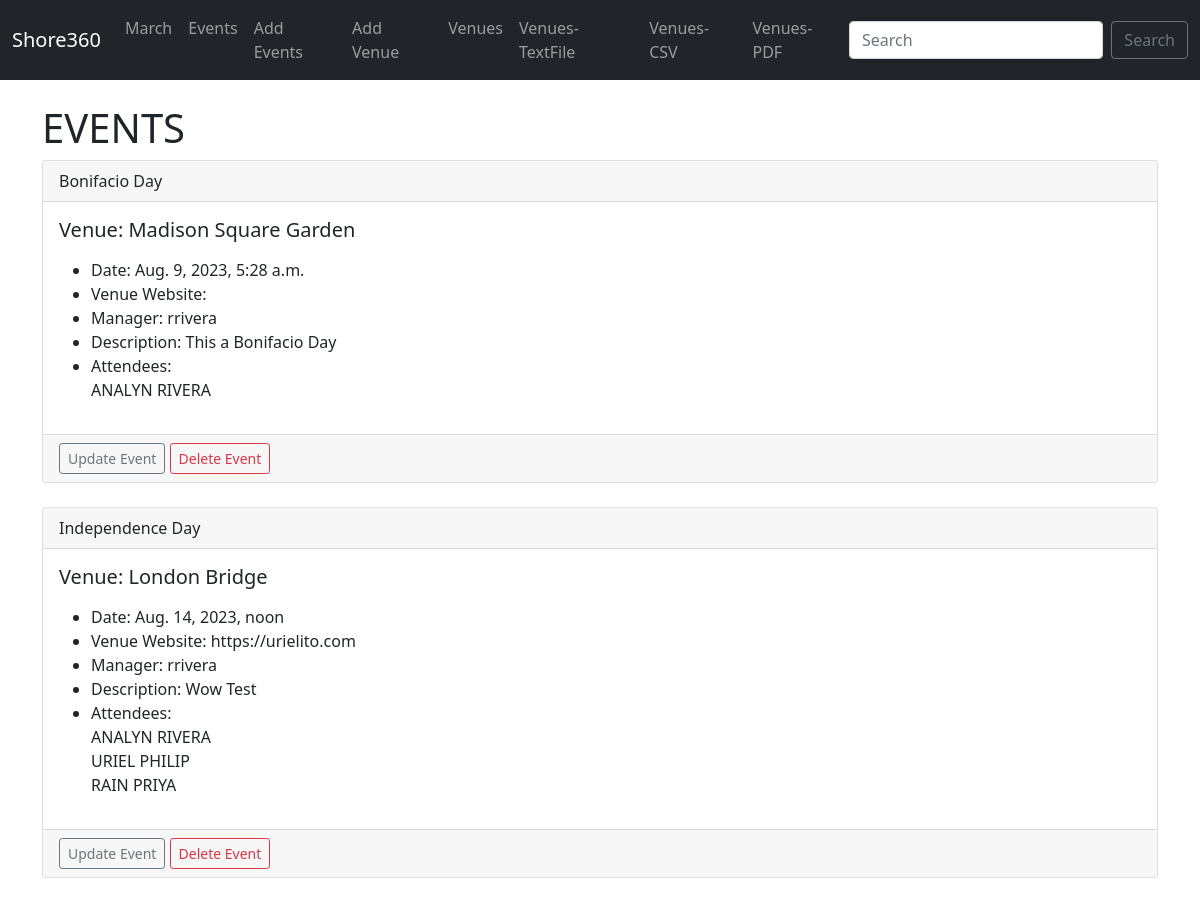
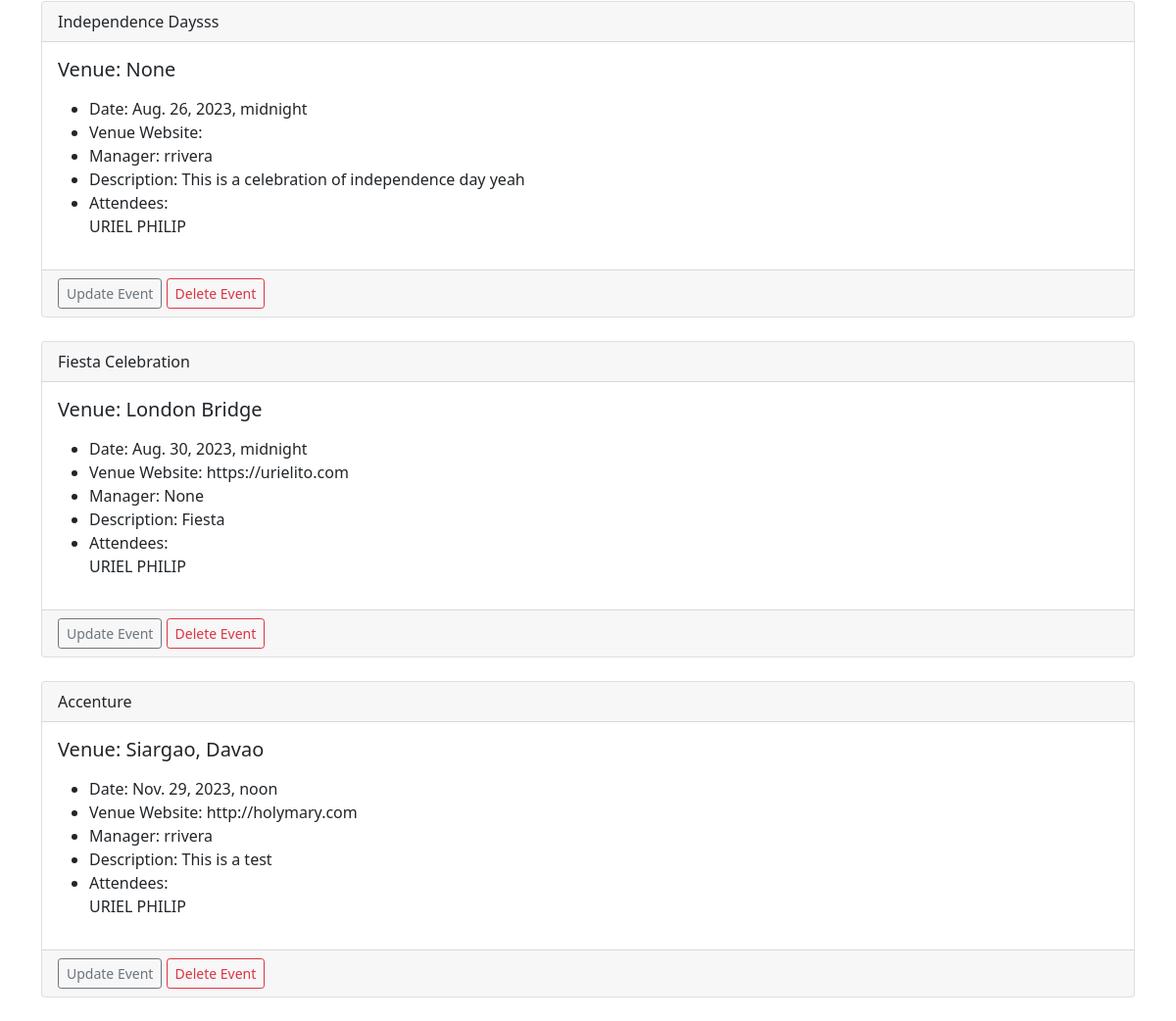
Screenshot of /events/ with the database file from the repository (2 pictures, top to bottom).
### events/models.py (models this page shows)
class Event(models.Model):
    name = models.CharField('Event Name', max_length=120)
    event_date = models.DateTimeField('Event Date')
    venue = models.ForeignKey(Venue, blank = True, null=True, on_delete=models.CASCADE)
    manager = models.ForeignKey(User, blank=True, null=True, on_delete=models.SET_NULL)
    description = models.TextField(blank=True)
    attendees = models.ManyToManyField(MyClubUser, blank=True)
    def __str__(self):
        return self.name

class Venue(models.Model):
    name = models.CharField('Venue Name', max_length=120)
    address = models.CharField(max_length=300)
    zip_code = models.CharField('Zip Code', max_length=20)
    phone = models.CharField('Contact Phone',max_length=20, blank=True)
    web = models.URLField('Website Address', blank=True)
    email_address = models.EmailField('Email Address', blank=True)
    def __str__(self):
        return self.name

class MyClubUser(models.Model):
    first_name = models.CharField(max_length=30)
    last_name = models.CharField(max_length=30)
    email = models.EmailField('User Email')
    def __str__(self):
        return self.first_name + ' ' + self.last_name

### events/views.py (the view)
# urls.py: path('events/', views.all_events, name="list-events"),
def all_events(request):
	event_list = Event.objects.all().order_by('event_date')
	return render(request,'events/event_list.html',
	       {'event_list': event_list})

### events/templates/events/event_list.html
{% extends 'events/base.html' %}
{% block content %}
    <h1>EVENTS</h1>
        {% for event in event_list %}
        <div class="card">
            <div class="card-header">
                {{ event }}
            </div>
            <div class="card-body">
              <h5 class="card-title">
                Venue:   {{ event.venue }}
              </h5>
              <p class="card-text">
                <ul>
                    <li>Date:   {{ event.event_date }}  </li>
                    <li>Venue Website:   {{ event.venue.web }}  </li>
                    <li>Manager:   {{ event.manager }}  </li>
                    <li>Description:   {{ event.description }}  </li>
                    <li>Attendees: <br/>
                        {% for user in event.attendees.all %}
                            {{ user }} <br/>
                        {% endfor %}
                    </li>
                </ul>
              </p>
            </div>
              <div class="card-footer text-muted">
                <a href="{% url 'update-event' event.id %}" class="btn btn-outline-secondary btn-sm">Update Event</a>
                <a href="{% url 'delete-event' event.id %}" class="btn btn-outline-danger btn-sm">Delete Event</a>
              </div>
          </div>
          <br/>
        {% endfor %}
{% endblock %}

### rows the page displays
Event: name "Bonifacio Day", venue "Madison Square Garden", event_date "Aug. 9, 2023, 5:28 a.m.", manager "rrivera", description "This a Bonifacio Day"
MyClubUser: first_name+last_name "ANALYN RIVERA"
Event: name "Independence Day", venue "London Bridge", event_date "Aug. 14, 2023, noon", venue.web "https://urielito.com", manager "rrivera", description "Wow Test"
MyClubUser: first_name+last_name "URIEL PHILIP"
MyClubUser: first_name+last_name "RAIN PRIYA"
Event: name "Independence Daysss", venue "None", event_date "Aug. 26, 2023, midnight", manager "rrivera", description "This is a celebration of independence day yeah"
Event: name "Fiesta Celebration", venue "London Bridge", event_date "Aug. 30, 2023, midnight", venue.web "https://urielito.com", manager "None", description "Fiesta"
Event: name "Accenture", venue "Siargao, Davao", event_date "Nov. 29, 2023, noon", venue.web "http://holymary.com", manager "rrivera", description "This is a test"
